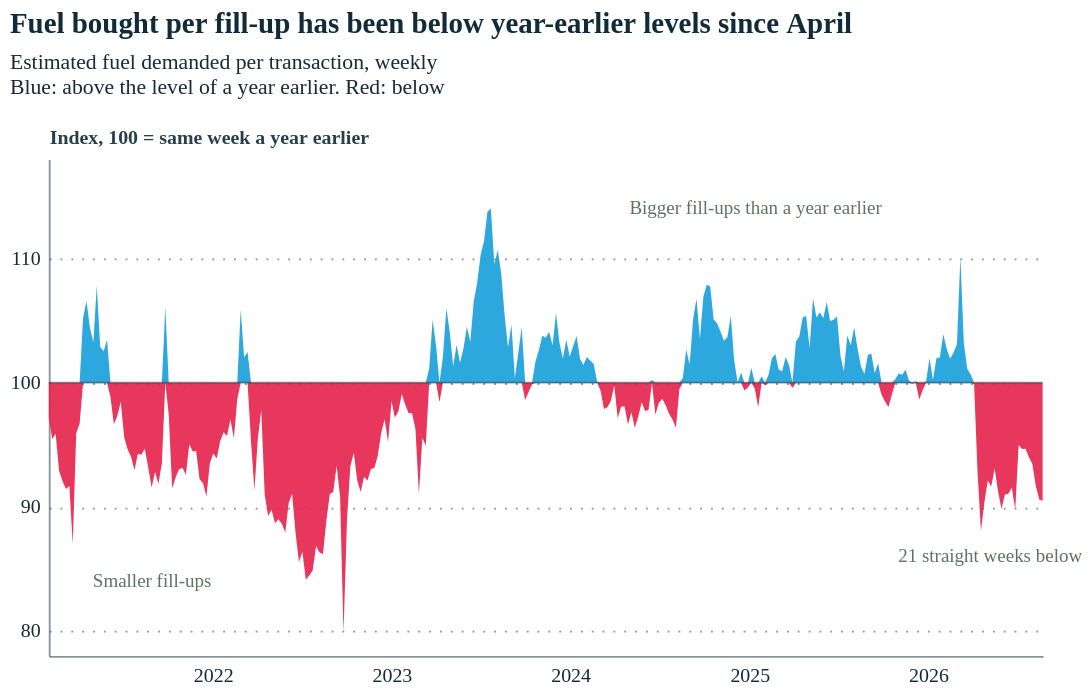

The notebook cell saved with this chart:
### Code cell
chart_4 = f4()
display(chart_4)
png_path = output_dir / "fuel_4_deviation.png"
svg_path = output_dir / "fuel_4_deviation.svg"
chart_4.save(str(png_path), scale_factor=3)
chart_4.save(str(svg_path))
print(f"Saved: {png_path}")
print(f"Saved: {svg_path}")

### Figure 1 — Vega-Lite specification as saved in the notebook (floating-point values rounded to 4 significant figures; data arrays with more than 128 entries replaced by an {"elided": "..."} marker saying what was removed)
{"config": {"font": "Circular Std", "mark": {"line": {"interpolate": "linear"}}, "view": {"stroke": "transparent", "width": 400, "height": 300}, "range": {"category": ["#179fdb", "#e6224b", "#f4c245", "#122b39", "#eb5c2e", "#36b7b4"], "diverging": ["#E6224B", "#E54753", "#C9C9C9", "#179FDB", "#122B39"], "heatmap": ["#C9C9C9", "#179FDB", "#0063AF", "#122B39"], "ordinal": ["#00A767", "#36B7B4", "#179FDB", "#0063AF", "#243B5A"]}, "axisX": {"labelColor": "#122b39", "tickColor": "#122b39", "domainColor": "#122b39", "domainOpacity": 0.5, "gridOpacity": 0, "labelFont": "Circular Std", "labelAngle": 0, "labelAlign": "center", "labelFontSize": 11, "labelPadding": 5, "tickCount": 10, "tickSize": 0, "title": ""}, "axisY": {"labelColor": "#122b39", "labelFont": "Circular Std", "tickColor": "#122b39", "domainColor": "#122b39", "gridColor": "#122b39", "gridDash": [1, 5], "gridOpacity": 0.5, "labelPadding": 5, "labelFontSize": 11, "domainOpacity": 0.5, "tickSize": 0, "title": null, "titleAlign": "left", "titleAngle": 0, "titleBaseline": "bottom", "titleColor": "#122b39", "titleOpacity": 0.9, "titleX": 0, "titleY": -7}}, "layer": [{"mark": {"type": "area", "color": "#179fdb", "opacity": 0.9}, "encoding": {"x": {"axis": {"domain": true, "format": "%Y", "grid": false, "tickCount": "year", "tickSize": 0, "values": ["2021-01-01", "2022-01-01", "2023-01-01", "2024-01-01", "2025-01-01", "2026-01-01"]}, "field": "date", "title": null, "type": "temporal"}, "y": {"axis": {"domain": true, "grid": true, "tickSize": 0, "values": [80, 90, 100, 110]}, "field": "above", "scale": {"domain": [78, 118], "nice": false}, "title": "Index, 100 = same week a year earlier", "type": "quantitative"}, "y2": {"datum": 100}}}, {"mark": {"type": "area", "color": "#e6224b", "opacity": 0.9}, "encoding": {"x": {"axis": {"domain": true, "format": "%Y", "grid": false, "tickCount": "year", "tickSize": 0, "values": ["2021-01-01", "2022-01-01", "2023-01-01", "2024-01-01", "2025-01-01", "2026-01-01"]}, "field": "date", "title": null, "type": "temporal"}, "y": {"axis": {"domain": true, "grid": true, "tickSize": 0, "values": [80, 90, 100, 110]}, "field": "below", "scale": {"domain": [78, 118], "nice": false}, "title": "Index, 100 = same week a year earlier", "type": "quantitative"}, "y2": {"datum": 100}}}, {"data": {"name": "data-bd35049ce521993d4676971abb9dc9e0"}, "mark": {"type": "rule", "color": "#122b39", "opacity": 0.5}, "encoding": {"y": {"axis": {"domain": true, "grid": true, "tickSize": 0, "values": [80, 90, 100, 110]}, "field": "above", "scale": {"domain": [78, 118], "nice": false}, "title": "Index, 100 = same week a year earlier", "type": "quantitative"}}}, {"data": {"name": "data-1f80f726a36c3793fd4e2ba6f7e5c75c"}, "mark": {"type": "text", "align": "left", "baseline": "middle", "color": "rgba(93, 115, 102, 1)", "fontSize": 10.5, "fontWeight": 400}, "encoding": {"text": {"field": "t", "type": "nominal"}, "x": {"axis": {"domain": true, "format": "%Y", "grid": false, "tickCount": "year", "tickSize": 0, "values": ["2021-01-01", "2022-01-01", "2023-01-01", "2024-01-01", "2025-01-01", "2026-01-01"]}, "field": "date", "title": null, "type": "temporal"}, "y": {"axis": {"domain": true, "grid": true, "tickSize": 0, "values": [80, 90, 100, 110]}, "field": "above", "scale": {"domain": [78, 118], "nice": false}, "title": "Index, 100 = same week a year earlier", "type": "quantitative"}}}], "data": {"name": "data-51e94af9337778f0510abce4846e967d"}, "height": 275, "title": {"text": "Fuel bought per fill-up has been below year-earlier levels since April", "anchor": "start", "color": "#122b39", "font": "Circular Std", "fontSize": 16, "offset": 16, "subtitle": ["Estimated fuel demanded per transaction, weekly", "Blue: above the level of a year earlier. Red: below"], "subtitleColor": "rgba(24, 42, 56)", "subtitleFont": "Circular Std", "subtitleFontSize": 12, "subtitlePadding": 8}, "width": 550, "$schema": "https://vega.github.io/schema/vega-lite/v6.1.0.json", "datasets": {"data-51e94af9337778f0510abce4846e967d": {"elided": "291 records"}, "data-bd35049ce521993d4676971abb9dc9e0": [{"above": 100}], "data-1f80f726a36c3793fd4e2ba6f7e5c75c": [{"date": "2024-05-01T00:00:00", "above": 114, "t": "Bigger fill-ups than a year earlier"}, {"date": "2021-05-01T00:00:00", "above": 84, "t": "Smaller fill-ups"}, {"date": "2025-11-01T00:00:00", "above": 86, "t": "21 straight weeks below"}]}}
